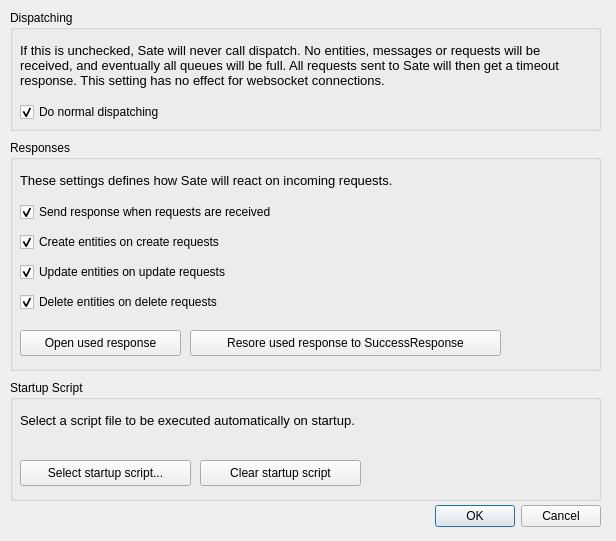
<?xml version="1.0" encoding="UTF-8"?>
<ui version="4.0">
 <class>SettingsDialog</class>
 <widget class="QDialog" name="SettingsDialog">
  <property name="geometry">
   <rect>
    <x>0</x>
    <y>0</y>
    <width>616</width>
    <height>541</height>
   </rect>
  </property>
  <property name="windowTitle">
   <string>Settings</string>
  </property>
  <widget class="QDialogButtonBox" name="buttonBox">
   <property name="geometry">
    <rect>
     <x>10</x>
     <y>500</y>
     <width>591</width>
     <height>32</height>
    </rect>
   </property>
   <property name="orientation">
    <enum>Qt::Horizontal</enum>
   </property>
   <property name="standardButtons">
    <set>QDialogButtonBox::Cancel|QDialogButtonBox::Ok</set>
   </property>
  </widget>
  <widget class="QGroupBox" name="groupBox">
   <property name="geometry">
    <rect>
     <x>10</x>
     <y>10</y>
     <width>591</width>
     <height>121</height>
    </rect>
   </property>
   <property name="title">
    <string>Dispatching</string>
   </property>
   <widget class="QLabel" name="label">
    <property name="geometry">
     <rect>
      <x>10</x>
      <y>30</y>
      <width>551</width>
      <height>51</height>
     </rect>
    </property>
    <property name="font">
     <font>
      <pointsize>10</pointsize>
     </font>
    </property>
    <property name="text">
     <string>If this is unchecked, Sate will never call dispatch. No entities, messages or requests will be received, and eventually all queues will be full. All requests sent to Sate will then get a timeout response. This setting has no effect for websocket connections.</string>
    </property>
    <property name="wordWrap">
     <bool>true</bool>
    </property>
   </widget>
   <widget class="QCheckBox" name="doDispatchCheckBox">
    <property name="geometry">
     <rect>
      <x>10</x>
      <y>90</y>
      <width>321</width>
      <height>24</height>
     </rect>
    </property>
    <property name="text">
     <string>Do normal dispatching</string>
    </property>
    <property name="checked">
     <bool>true</bool>
    </property>
   </widget>
  </widget>
  <widget class="QGroupBox" name="groupBox_2">
   <property name="geometry">
    <rect>
     <x>10</x>
     <y>140</y>
     <width>591</width>
     <height>231</height>
    </rect>
   </property>
   <property name="title">
    <string>Responses</string>
   </property>
   <widget class="QLabel" name="label_2">
    <property name="geometry">
     <rect>
      <x>10</x>
      <y>30</y>
      <width>551</width>
      <height>21</height>
     </rect>
    </property>
    <property name="font">
     <font>
      <pointsize>10</pointsize>
     </font>
    </property>
    <property name="text">
     <string>These settings defines how Sate will react on incoming requests.</string>
    </property>
    <property name="wordWrap">
     <bool>true</bool>
    </property>
   </widget>
   <widget class="QCheckBox" name="sendResponseCheckbox">
    <property name="geometry">
     <rect>
      <x>10</x>
      <y>60</y>
      <width>551</width>
      <height>24</height>
     </rect>
    </property>
    <property name="text">
     <string>Send response when requests are received</string>
    </property>
    <property name="checked">
     <bool>true</bool>
    </property>
   </widget>
   <widget class="QCheckBox" name="createEntitiiesCheckbox">
    <property name="geometry">
     <rect>
      <x>10</x>
      <y>90</y>
      <width>321</width>
      <height>24</height>
     </rect>
    </property>
    <property name="text">
     <string>Create entities on create requests</string>
    </property>
    <property name="checked">
     <bool>true</bool>
    </property>
   </widget>
   <widget class="QCheckBox" name="updateEntitiesCheckbox">
    <property name="geometry">
     <rect>
      <x>10</x>
      <y>120</y>
      <width>321</width>
      <height>24</height>
     </rect>
    </property>
    <property name="text">
     <string>Update entities on update requests</string>
    </property>
    <property name="checked">
     <bool>true</bool>
    </property>
   </widget>
   <widget class="QCheckBox" name="deleteEntitiesCheckbox">
    <property name="geometry">
     <rect>
      <x>10</x>
      <y>150</y>
      <width>321</width>
      <height>24</height>
     </rect>
    </property>
    <property name="text">
     <string>Delete entities on delete requests</string>
    </property>
    <property name="checked">
     <bool>true</bool>
    </property>
   </widget>
   <widget class="QPushButton" name="openResponsePushButton">
    <property name="geometry">
     <rect>
      <x>10</x>
      <y>190</y>
      <width>161</width>
      <height>26</height>
     </rect>
    </property>
    <property name="text">
     <string>Open used response</string>
    </property>
   </widget>
   <widget class="QPushButton" name="restoreResponsePushButton">
    <property name="geometry">
     <rect>
      <x>180</x>
      <y>190</y>
      <width>311</width>
      <height>26</height>
     </rect>
    </property>
    <property name="text">
     <string>Resore used response to SuccessResponse</string>
    </property>
   </widget>
  </widget>
  <widget class="QGroupBox" name="groupBox_3">
   <property name="geometry">
    <rect>
     <x>10</x>
     <y>380</y>
     <width>591</width>
     <height>121</height>
    </rect>
   </property>
   <property name="title">
    <string>Startup Script</string>
   </property>
   <widget class="QLabel" name="label_3">
    <property name="geometry">
     <rect>
      <x>10</x>
      <y>30</y>
      <width>551</width>
      <height>21</height>
     </rect>
    </property>
    <property name="font">
     <font>
      <pointsize>10</pointsize>
     </font>
    </property>
    <property name="text">
     <string>Select a script file to be executed automatically on startup.</string>
    </property>
    <property name="wordWrap">
     <bool>true</bool>
    </property>
   </widget>
   <widget class="QLabel" name="currentStartupScriptLabel">
    <property name="geometry">
     <rect>
      <x>10</x>
      <y>55</y>
      <width>571</width>
      <height>21</height>
     </rect>
    </property>
    <property name="font">
     <font>
      <pointsize>9</pointsize>
      <italic>true</italic>
     </font>
    </property>
    <property name="text">
     <string/>
    </property>
    <property name="wordWrap">
     <bool>true</bool>
    </property>
   </widget>
   <widget class="QPushButton" name="selectStartupScriptPushButton">
    <property name="geometry">
     <rect>
      <x>10</x>
      <y>80</y>
      <width>171</width>
      <height>26</height>
     </rect>
    </property>
    <property name="text">
     <string>Select startup script...</string>
    </property>
   </widget>
   <widget class="QPushButton" name="clearStartupScriptPushButton">
    <property name="geometry">
     <rect>
      <x>190</x>
      <y>80</y>
      <width>161</width>
      <height>26</height>
     </rect>
    </property>
    <property name="text">
     <string>Clear startup script</string>
    </property>
   </widget>
  </widget>
 </widget>
 <resources/>
 <connections>
  <connection>
   <sender>buttonBox</sender>
   <signal>accepted()</signal>
   <receiver>SettingsDialog</receiver>
   <slot>accept()</slot>
   <hints>
    <hint type="sourcelabel">
     <x>248</x>
     <y>254</y>
    </hint>
    <hint type="destinationlabel">
     <x>157</x>
     <y>274</y>
    </hint>
   </hints>
  </connection>
  <connection>
   <sender>buttonBox</sender>
   <signal>rejected()</signal>
   <receiver>SettingsDialog</receiver>
   <slot>reject()</slot>
   <hints>
    <hint type="sourcelabel">
     <x>316</x>
     <y>260</y>
    </hint>
    <hint type="destinationlabel">
     <x>286</x>
     <y>274</y>
    </hint>
   </hints>
  </connection>
 </connections>
</ui>
